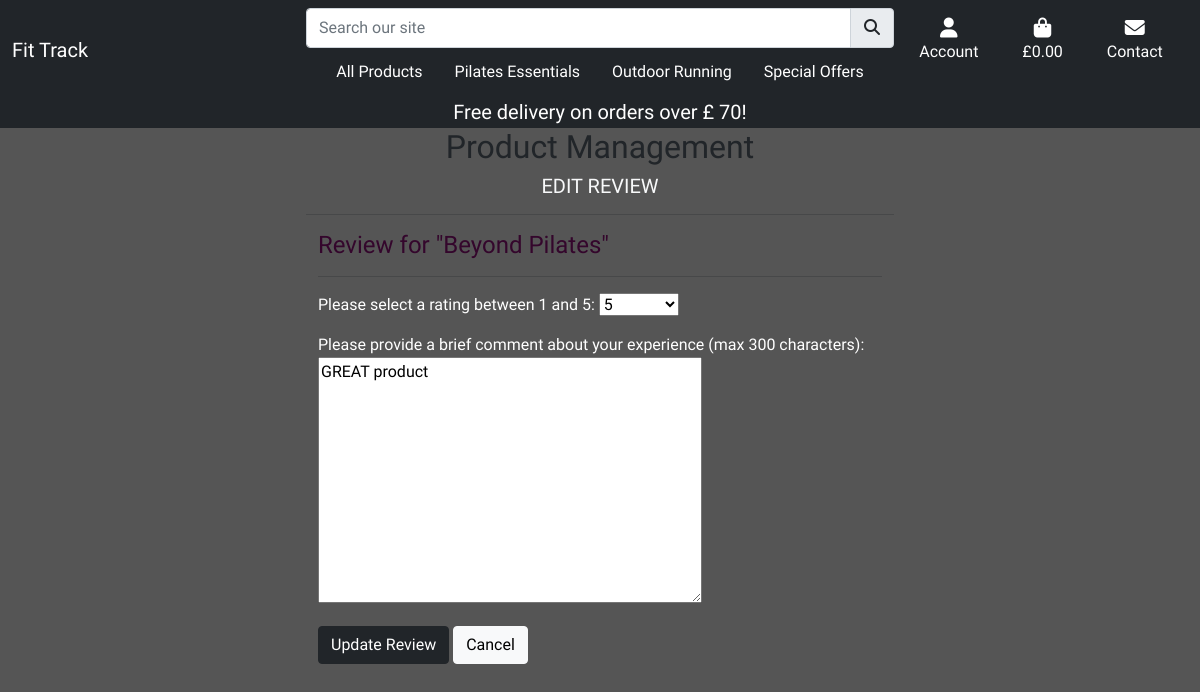
Page /products/edit_review/25/ (signed in) on the earlier database version.
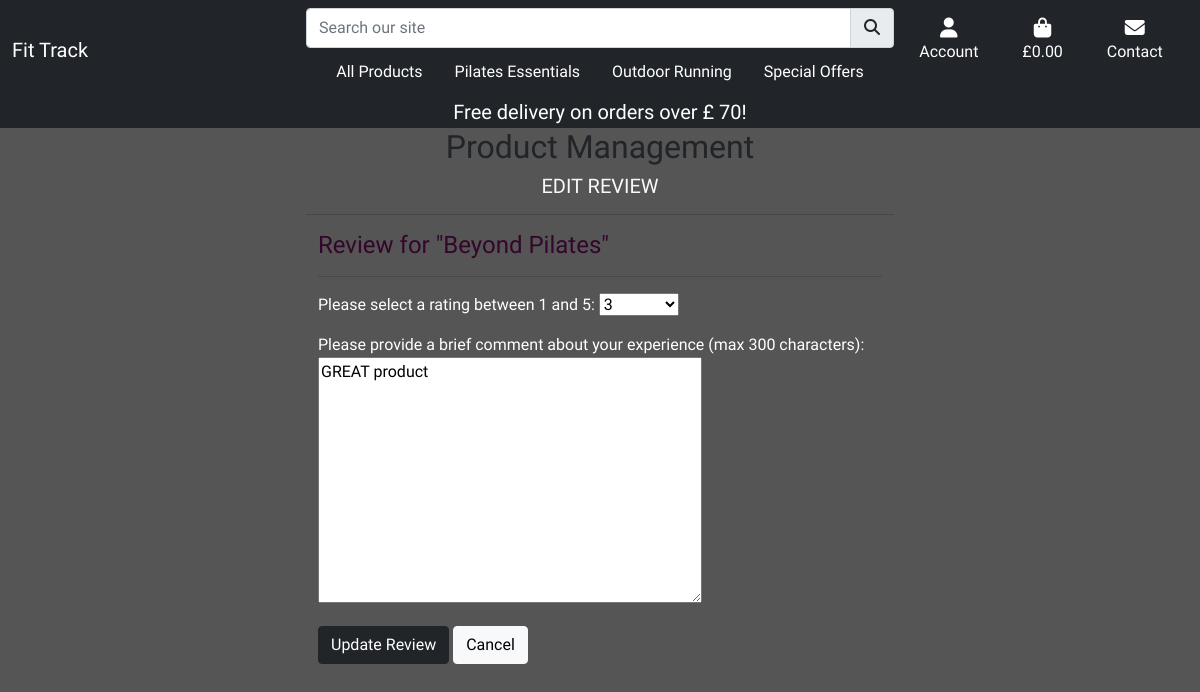
Same page on the later database version.
### products/models.py (models this page shows, shortened)
class Review(models.Model):
    product = models.ForeignKey(
        Product, on_delete=models.CASCADE, related_name='reviews'
    )
    user = models.ForeignKey(
        User, on_delete=models.SET_NULL, null=True, blank=True,
    )
    rating = models.IntegerField(
        validators=[MinValueValidator(1), MaxValueValidator(5)])
    comment = models.TextField()
    created_date = models.DateTimeField(auto_now_add=True)

class Product(models.Model):
    category = models.ForeignKey('Category', null=True, blank=True, on_delete=models.SET_NULL)
    sku = models.CharField(max_length=254, null=True, blank=True)
    name = models.CharField(max_length=254)
    different_size = models.BooleanField(default=False)
    description = models.TextField()
    new = models.BooleanField(default=False)
    on_sale = models.BooleanField(default=False)
    all_specials = models.BooleanField(default=False)
    details = models.CharField(max_length=360)
    materials = models.CharField(max_length=254, null=True,default=None)
    fabric_care = models.CharField(max_length=360)
    price = models.DecimalField(max_digits=6, decimal_places=2)
    rating = models.DecimalField(max_digits=6, decimal_places=2, null=True, blank=True)
    image = models.ImageField(null=True, blank=True)
    size = models.CharField(max_length=254, null=True, blank=True)
    weight =  models.CharField(max_length=254, null=True, blank=True)
    special_price = models.DecimalField(
        max_digits=6, decimal_places=2, null=False, blank=False, default=0)

### products/views.py (the view)
# urls.py: path('edit_review/<int:review_id>/', views.edit_review,name='edit_review'),
@login_required
def edit_review(request, review_id):
    if not request.user.is_authenticated:
        messages.error(
            request,
            'Sorry, only registered users can do that. Please login or register to delete a review.'
        )
        return redirect('home')  # Redirect to the home page if the user is not authenticated
    review = get_object_or_404(Review, pk=review_id)
    product = review.product
    if request.method == 'POST':
        form = ReviewForm(request.user, product, request.POST, instance=review)
        if form.is_valid():
            form.save()
            messages.success(request, 'Review successfully updated!')
            return redirect('product_detail', product_id=product.id)
        else:
            messages.error(request, 'Failed to update review. Please correct the errors.')
    else:
        form = ReviewForm(request.user, product, instance=review)
    return render(request, 'products/edit_review.html', {'form': form, 'product': product, 'review': review})

### products/forms.py
class ReviewForm(forms.ModelForm):
    class Meta:
        model = Review
        fields = ('rating', 'comment')
        labels = {
            'comment': 'Please provide a brief comment about your experience \
                (max 300 characters)',
        }
    RATING_CHOICES = [
        (5, '5'),
        (4, '4'),
        (3, '3'),
        (2, '2'),
        (1, '1'),
    ]
    rating = forms.ChoiceField(
        choices=RATING_CHOICES,
        label='Please select a rating between 1 and 5',
        widget=forms.Select(attrs={'class': 'form-select', 'style': 'width: 80px;'})
    )
    def __init__(self, user, product, *args, **kwargs):
        super().__init__(*args, **kwargs)
        for field in self.fields:
            self.fields[field].widget.attrs['class'] = 'mb-6'
            if field == 'comment':
                self.fields[field].widget.attrs['maxlength'] = '300'
                self.fields[field].widget.attrs['minlength'] = '5'

### products/templates/products/edit_review.html (shortened to what this page needs)
{% extends "base.html" %}
{% load static %}
{% block content %}
<div class="container-fluid vh-100 clear-nav">
    {% include 'includes/banner.html' %}
    <div class="row">
        <div class="col text-center">
            <h2 class="text-dark">Product Management</h2>
            <h5 class="text-light text-uppercase">Edit Review</h5>
            <hr class="w-50 mx-auto mb-3">
        </div>
    </div>
    <div class="row col-6 col-md-6 mx-auto">
        <form method="post">
            <h4 class="mb-0 text-urple">Review for "{{ review.product.name }}"</h4>
            <hr>
            {{ form.as_p }}
            <button class="btn btn-dark rounded" type="submit">Update Review</button>
            <a class="btn btn-light rounded" href="{% url 'product_detail' product.id %}">Cancel</a>
        </form>
    </div>
</div>
{% endblock %}

Differences in the rows shown:
changed Review "GREAT product": rating "5" → "3"
